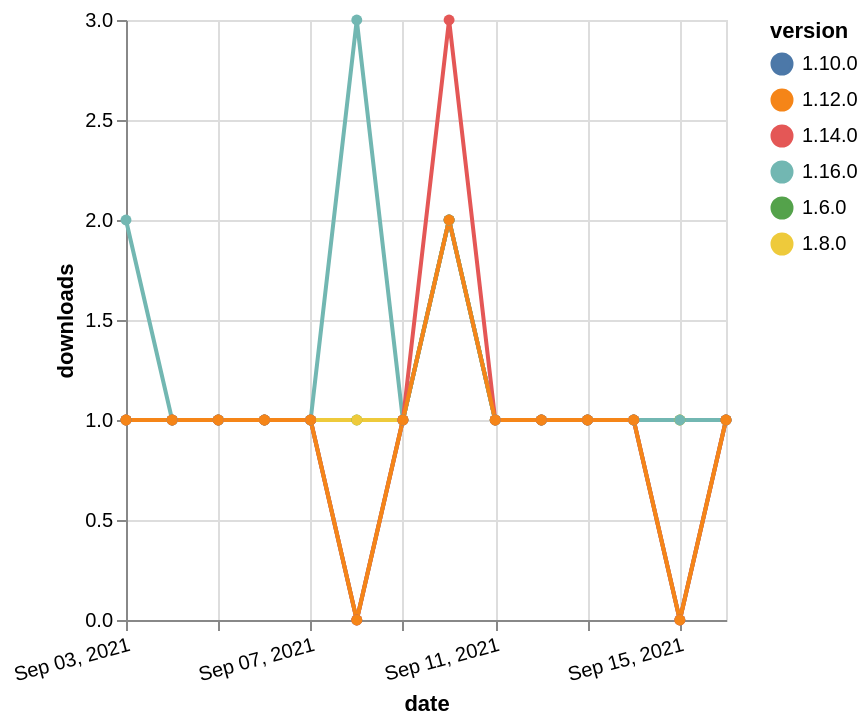

The Vega-Lite source for this figure:
### Vega-Lite specification from a JSON file in a GitHub repository (floating-point values rounded to 4 significant figures)
{"$schema": "https://vega.github.io/schema/vega-lite/v5.json", "description": "A simple bar chart with embedded data.", "data": {"values": [{"date": "2021-09-03", "total": 241, "delta": 1, "version": "1.6.0"}, {"date": "2021-09-04", "total": 242, "delta": 1, "version": "1.6.0"}, {"date": "2021-09-05", "total": 243, "delta": 1, "version": "1.6.0"}, {"date": "2021-09-06", "total": 244, "delta": 1, "version": "1.6.0"}, {"date": "2021-09-07", "total": 245, "delta": 1, "version": "1.6.0"}, {"date": "2021-09-08", "total": 246, "delta": 1, "version": "1.6.0"}, {"date": "2021-09-09", "total": 247, "delta": 1, "version": "1.6.0"}, {"date": "2021-09-10", "total": 249, "delta": 2, "version": "1.6.0"}, {"date": "2021-09-11", "total": 250, "delta": 1, "version": "1.6.0"}, {"date": "2021-09-12", "total": 251, "delta": 1, "version": "1.6.0"}, {"date": "2021-09-13", "total": 252, "delta": 1, "version": "1.6.0"}, {"date": "2021-09-14", "total": 253, "delta": 1, "version": "1.6.0"}, {"date": "2021-09-15", "total": 254, "delta": 1, "version": "1.6.0"}, {"date": "2021-09-16", "total": 255, "delta": 1, "version": "1.6.0"}, {"date": "2021-09-03", "total": 193, "delta": 1, "version": "1.8.0"}, {"date": "2021-09-04", "total": 194, "delta": 1, "version": "1.8.0"}, {"date": "2021-09-05", "total": 195, "delta": 1, "version": "1.8.0"}, {"date": "2021-09-06", "total": 196, "delta": 1, "version": "1.8.0"}, {"date": "2021-09-07", "total": 197, "delta": 1, "version": "1.8.0"}, {"date": "2021-09-08", "total": 198, "delta": 1, "version": "1.8.0"}, {"date": "2021-09-09", "total": 199, "delta": 1, "version": "1.8.0"}, {"date": "2021-09-10", "total": 201, "delta": 2, "version": "1.8.0"}, {"date": "2021-09-11", "total": 202, "delta": 1, "version": "1.8.0"}, {"date": "2021-09-12", "total": 203, "delta": 1, "version": "1.8.0"}, {"date": "2021-09-13", "total": 204, "delta": 1, "version": "1.8.0"}, {"date": "2021-09-14", "total": 205, "delta": 1, "version": "1.8.0"}, {"date": "2021-09-15", "total": 206, "delta": 1, "version": "1.8.0"}, {"date": "2021-09-16", "total": 207, "delta": 1, "version": "1.8.0"}, {"date": "2021-09-03", "total": 191, "delta": 1, "version": "1.10.0"}, {"date": "2021-09-04", "total": 192, "delta": 1, "version": "1.10.0"}, {"date": "2021-09-05", "total": 193, "delta": 1, "version": "1.10.0"}, {"date": "2021-09-06", "total": 194, "delta": 1, "version": "1.10.0"}, {"date": "2021-09-07", "total": 195, "delta": 1, "version": "1.10.0"}, {"date": "2021-09-08", "total": 195, "delta": 0, "version": "1.10.0"}, {"date": "2021-09-09", "total": 196, "delta": 1, "version": "1.10.0"}, {"date": "2021-09-10", "total": 198, "delta": 2, "version": "1.10.0"}, {"date": "2021-09-11", "total": 199, "delta": 1, "version": "1.10.0"}, {"date": "2021-09-12", "total": 200, "delta": 1, "version": "1.10.0"}, {"date": "2021-09-13", "total": 201, "delta": 1, "version": "1.10.0"}, {"date": "2021-09-14", "total": 202, "delta": 1, "version": "1.10.0"}, {"date": "2021-09-15", "total": 202, "delta": 0, "version": "1.10.0"}, {"date": "2021-09-16", "total": 203, "delta": 1, "version": "1.10.0"}, {"date": "2021-09-03", "total": 122, "delta": 2, "version": "1.16.0"}, {"date": "2021-09-04", "total": 123, "delta": 1, "version": "1.16.0"}, {"date": "2021-09-05", "total": 124, "delta": 1, "version": "1.16.0"}, {"date": "2021-09-06", "total": 125, "delta": 1, "version": "1.16.0"}, {"date": "2021-09-07", "total": 126, "delta": 1, "version": "1.16.0"}, {"date": "2021-09-08", "total": 129, "delta": 3, "version": "1.16.0"}, {"date": "2021-09-09", "total": 130, "delta": 1, "version": "1.16.0"}, {"date": "2021-09-10", "total": 132, "delta": 2, "version": "1.16.0"}, {"date": "2021-09-11", "total": 133, "delta": 1, "version": "1.16.0"}, {"date": "2021-09-12", "total": 134, "delta": 1, "version": "1.16.0"}, {"date": "2021-09-13", "total": 135, "delta": 1, "version": "1.16.0"}, {"date": "2021-09-14", "total": 136, "delta": 1, "version": "1.16.0"}, {"date": "2021-09-15", "total": 137, "delta": 1, "version": "1.16.0"}, {"date": "2021-09-16", "total": 138, "delta": 1, "version": "1.16.0"}, {"date": "2021-09-03", "total": 193, "delta": 1, "version": "1.14.0"}, {"date": "2021-09-04", "total": 194, "delta": 1, "version": "1.14.0"}, {"date": "2021-09-05", "total": 195, "delta": 1, "version": "1.14.0"}, {"date": "2021-09-06", "total": 196, "delta": 1, "version": "1.14.0"}, {"date": "2021-09-07", "total": 197, "delta": 1, "version": "1.14.0"}, {"date": "2021-09-08", "total": 197, "delta": 0, "version": "1.14.0"}, {"date": "2021-09-09", "total": 198, "delta": 1, "version": "1.14.0"}, {"date": "2021-09-10", "total": 201, "delta": 3, "version": "1.14.0"}, {"date": "2021-09-11", "total": 202, "delta": 1, "version": "1.14.0"}, {"date": "2021-09-12", "total": 203, "delta": 1, "version": "1.14.0"}, {"date": "2021-09-13", "total": 204, "delta": 1, "version": "1.14.0"}, {"date": "2021-09-14", "total": 205, "delta": 1, "version": "1.14.0"}, {"date": "2021-09-15", "total": 205, "delta": 0, "version": "1.14.0"}, {"date": "2021-09-16", "total": 206, "delta": 1, "version": "1.14.0"}, {"date": "2021-09-03", "total": 166, "delta": 1, "version": "1.12.0"}, {"date": "2021-09-04", "total": 167, "delta": 1, "version": "1.12.0"}, {"date": "2021-09-05", "total": 168, "delta": 1, "version": "1.12.0"}, {"date": "2021-09-06", "total": 169, "delta": 1, "version": "1.12.0"}, {"date": "2021-09-07", "total": 170, "delta": 1, "version": "1.12.0"}, {"date": "2021-09-08", "total": 170, "delta": 0, "version": "1.12.0"}, {"date": "2021-09-09", "total": 171, "delta": 1, "version": "1.12.0"}, {"date": "2021-09-10", "total": 173, "delta": 2, "version": "1.12.0"}, {"date": "2021-09-11", "total": 174, "delta": 1, "version": "1.12.0"}, {"date": "2021-09-12", "total": 175, "delta": 1, "version": "1.12.0"}, {"date": "2021-09-13", "total": 176, "delta": 1, "version": "1.12.0"}, {"date": "2021-09-14", "total": 177, "delta": 1, "version": "1.12.0"}, {"date": "2021-09-15", "total": 177, "delta": 0, "version": "1.12.0"}, {"date": "2021-09-16", "total": 178, "delta": 1, "version": "1.12.0"}]}, "width": "container", "mark": {"type": "line", "point": {"filled": true}}, "encoding": {"x": {"field": "date", "type": "temporal", "timeUnit": "yearmonthdate", "title": "date", "axis": {"labelAngle": -15}}, "y": {"field": "delta", "type": "quantitative", "title": "downloads"}, "color": {"field": "version", "type": "nominal"}, "tooltip": {"field": "delta"}}}
